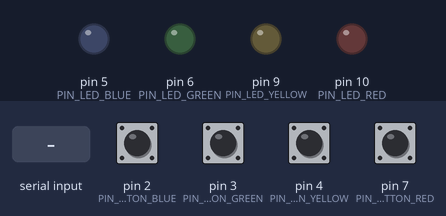
This sketch was run on a simulated Arduino Uno, built with avr-gcc and run on an emulated ATmega328P. Shown: output pins drawn as LEDs (lit = HIGH). Dashed ring = blinking. Inputs (shaded band) come from the test bench; at power-on: pin 2 (PIN_PUSHBUTTON_BLUE), pin 3 (PIN_PUSHBUTTON_GREEN), pin 4 (PIN_PUSHBUTTON_YELLOW), pin 7 (PIN_PUSHBUTTON_RED) HIGH.

Above: at 1.2 s.
1.3 s: "RVIC\n" received over Serial
At 1.55 s:
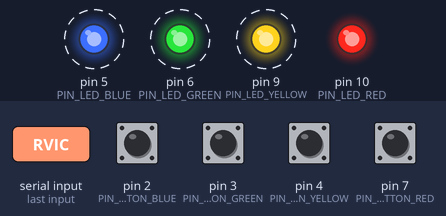
4.3 s: "BVIC\n" received over Serial
At 6.95 s:
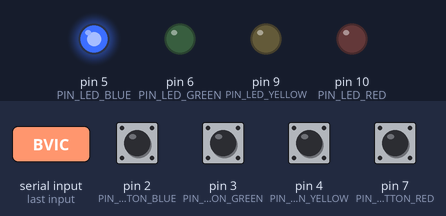
7.3 s: "GON\n" received over Serial
At 9.7 s:
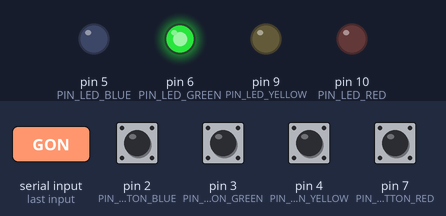
10.3 s: "RED\n" received over Serial
At 11.0 s:
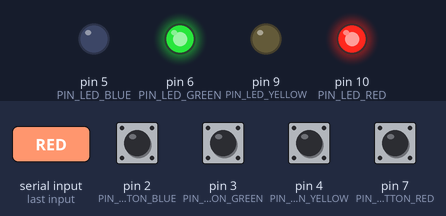
11.8 s: "BLUE\n" received over Serial
At 12.2 s:
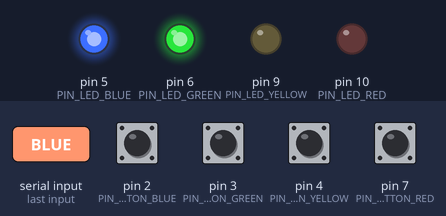
Timing chart, 0 to 14.8 s (numbered marks = the images above; inputs shaded):
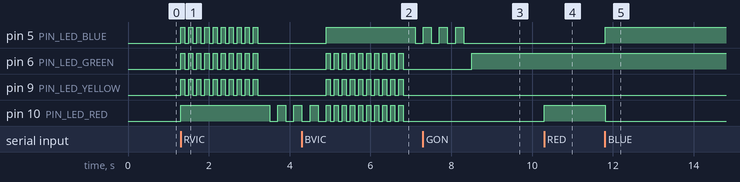

The sketch:

ConnectFourArduino.ino
```cpp
#include <EnableInterrupt.h>

#define PIN_LED_RED 10
#define PIN_LED_YELLOW 9
#define PIN_LED_GREEN 6
#define PIN_LED_BLUE 5

#define PIN_PUSHBUTTON_RED 7
#define PIN_PUSHBUTTON_YELLOW 4
#define PIN_PUSHBUTTON_GREEN 3
#define PIN_PUSHBUTTON_BLUE 2

volatile uint8_t mainEventFlags = 0;
#define FLAG_RED_PUSHBUTTON 0x01
#define FLAG_YELLOW_PUSHBUTTON 0x02
#define FLAG_GREEN_PUSHBUTTON 0x04
#define FLAG_BLUE_PUSHBUTTON 0x08

String inputString = "";               // a String to hold incoming data
volatile bool stringComplete = false;  // whether the string is complete

void setup() {
  Serial.begin(9600);
  inputString.reserve(200);
  pinMode(PIN_LED_RED, OUTPUT);
  pinMode(PIN_LED_YELLOW, OUTPUT);
  pinMode(PIN_LED_GREEN, OUTPUT);
  pinMode(PIN_LED_BLUE, OUTPUT);
  digitalWrite(PIN_LED_RED, LOW);
  digitalWrite(PIN_LED_YELLOW, LOW);
  digitalWrite(PIN_LED_GREEN, LOW);
  digitalWrite(PIN_LED_BLUE, LOW);

  pinMode(PIN_PUSHBUTTON_RED, INPUT_PULLUP);
  pinMode(PIN_PUSHBUTTON_YELLOW, INPUT_PULLUP);
  pinMode(PIN_PUSHBUTTON_GREEN, INPUT_PULLUP);
  pinMode(PIN_PUSHBUTTON_BLUE, INPUT_PULLUP);

  enableInterrupt(PIN_PUSHBUTTON_RED, red_pushbutton_isr, FALLING);
  enableInterrupt(PIN_PUSHBUTTON_YELLOW, yellow_pushbutton_isr, FALLING);
  enableInterrupt(PIN_PUSHBUTTON_GREEN, green_pushbutton_isr, FALLING);
  enableInterrupt(PIN_PUSHBUTTON_BLUE, blue_pushbutton_isr, FALLING);
}

void loop() {
  if (stringComplete) {
    // Do stuff with the message
    if (inputString.equalsIgnoreCase("ON")) {
      digitalWrite(LED_BUILTIN, HIGH);
    } else if (inputString.equalsIgnoreCase("OFF")) {
      digitalWrite(LED_BUILTIN, LOW);
    } else if (inputString.equalsIgnoreCase("RVIC")) {
      for (int i = 0; i < 10; i++) {
        digitalWrite(PIN_LED_RED, HIGH);
        digitalWrite(PIN_LED_BLUE, HIGH);
        digitalWrite(PIN_LED_GREEN, HIGH);
        digitalWrite(PIN_LED_YELLOW, HIGH);
        delay(100);
        digitalWrite(PIN_LED_BLUE, LOW);
        digitalWrite(PIN_LED_GREEN, LOW);
        digitalWrite(PIN_LED_YELLOW, LOW);
        delay(100);
      }
      for (int i = 0; i < 4; i++) {
        digitalWrite(PIN_LED_RED, HIGH);
        delay(200);
        digitalWrite(PIN_LED_RED, LOW);
        delay(200);
      }
    } else if (inputString.equalsIgnoreCase("BVIC")) {
      for (int i = 0; i < 10; i++) {
        digitalWrite(PIN_LED_RED, HIGH);
        digitalWrite(PIN_LED_BLUE, HIGH);
        digitalWrite(PIN_LED_GREEN, HIGH);
        digitalWrite(PIN_LED_YELLOW, HIGH);
        delay(100);
        digitalWrite(PIN_LED_RED, LOW);
        digitalWrite(PIN_LED_GREEN, LOW);
        digitalWrite(PIN_LED_YELLOW, LOW);
        delay(100);
      }
      for (int i = 0; i < 4; i++) {
        digitalWrite(PIN_LED_BLUE, HIGH);
        delay(200);
        digitalWrite(PIN_LED_BLUE, LOW);
        delay(200);
      }
    } else if (inputString.equalsIgnoreCase("RED")) {
      digitalWrite(PIN_LED_RED, HIGH);
      digitalWrite(PIN_LED_BLUE, LOW);
    } else if (inputString.equalsIgnoreCase("BLUE")) {
      digitalWrite(PIN_LED_RED, LOW);
      digitalWrite(PIN_LED_BLUE, HIGH);
    } else if (inputString.equalsIgnoreCase("GON")) {
      digitalWrite(PIN_LED_GREEN, HIGH);
    }

    //Prepare for the next message
    inputString = "";
    stringComplete = false;
  }

  if (mainEventFlags & FLAG_RED_PUSHBUTTON) {
    delay(30);
    mainEventFlags &= ~FLAG_RED_PUSHBUTTON;
    if (!digitalRead(PIN_PUSHBUTTON_RED)) {
      Serial.println("RBUT");
    }
  }
  if (mainEventFlags & FLAG_YELLOW_PUSHBUTTON) {
    delay(30);
    mainEventFlags &= ~FLAG_YELLOW_PUSHBUTTON;
    if (!digitalRead(PIN_PUSHBUTTON_YELLOW)) {
      Serial.println("YBUT");
    }
  }

  if (mainEventFlags & FLAG_GREEN_PUSHBUTTON) {
    delay(30);
    mainEventFlags &= ~FLAG_GREEN_PUSHBUTTON;
    if (!digitalRead(PIN_PUSHBUTTON_GREEN)) {
      Serial.println("GBUT");
    }
  }

  if (mainEventFlags & FLAG_BLUE_PUSHBUTTON) {
    delay(30);
    mainEventFlags &= ~FLAG_BLUE_PUSHBUTTON;
    if (!digitalRead(PIN_PUSHBUTTON_BLUE)) {
      Serial.println("BBUT");
    }
  }
}

void serialEvent() {
  while (Serial.available()) {
    char inChar = (char)Serial.read();
    if (inChar == '\n') {
      stringComplete = true;
    } else {
      inputString += inChar;
    }
  }
}

void red_pushbutton_isr() {
  mainEventFlags |= FLAG_RED_PUSHBUTTON;
}

void yellow_pushbutton_isr() {
  mainEventFlags |= FLAG_YELLOW_PUSHBUTTON;
}

void green_pushbutton_isr() {
  mainEventFlags |= FLAG_GREEN_PUSHBUTTON;
}

void blue_pushbutton_isr() {
  mainEventFlags |= FLAG_BLUE_PUSHBUTTON;
}
```

Measured:
- after the input at 1.3 s, pin 5 (PIN_LED_BLUE), pin 6 (PIN_LED_GREEN), pin 9 (PIN_LED_YELLOW): alternates HIGH for 0.10 s and LOW for 0.10 s, 20 changes in all, then stays LOW, starting at once; pin 10 (PIN_LED_RED): goes HIGH 2.2 s, LOW 0.20 s, HIGH 0.20 s, LOW 0.20 s, then HIGH, starting at once
- after the input at 4.3 s, pin 5 (PIN_LED_BLUE): LOW → HIGH after 0.61 s, → LOW 2.2 s later; pin 6 (PIN_LED_GREEN), pin 9 (PIN_LED_YELLOW): alternates HIGH for 0.10 s and LOW for 0.10 s, 20 changes in all, then stays LOW, starting after 0.61 s
- after the input at 7.3 s, pin 6 (PIN_LED_GREEN): LOW → HIGH after 1.2 s
- after the input at 10.3 s, pin 10 (PIN_LED_RED): LOW → HIGH at once
- after the input at 11.8 s, pin 5 (PIN_LED_BLUE): LOW → HIGH at once; pin 10 (PIN_LED_RED): HIGH → LOW at once
